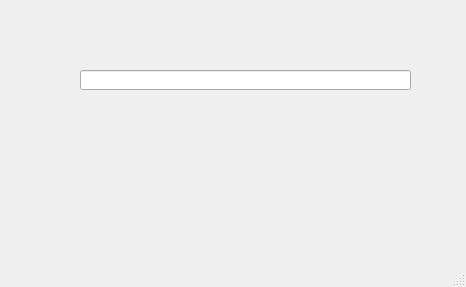
<?xml version="1.0" encoding="UTF-8"?>
<ui version="4.0">
 <class>MainWindow</class>
 <widget class="QMainWindow" name="MainWindow">
  <property name="geometry">
   <rect>
    <x>0</x>
    <y>0</y>
    <width>466</width>
    <height>287</height>
   </rect>
  </property>
  <property name="windowTitle">
   <string>MainWindow</string>
  </property>
  <widget class="QWidget" name="centralwidget">
   <widget class="QLineEdit" name="lineEdit">
    <property name="geometry">
     <rect>
      <x>80</x>
      <y>70</y>
      <width>331</width>
      <height>20</height>
     </rect>
    </property>
   </widget>
   <widget class="QLabel" name="label">
    <property name="geometry">
     <rect>
      <x>20</x>
      <y>70</y>
      <width>37</width>
      <height>12</height>
     </rect>
    </property>
    <property name="text">
     <string/>
    </property>
   </widget>
  </widget>
  <widget class="QMenuBar" name="menubar">
   <property name="geometry">
    <rect>
     <x>0</x>
     <y>0</y>
     <width>466</width>
     <height>17</height>
    </rect>
   </property>
  </widget>
  <widget class="QStatusBar" name="statusbar"/>
 </widget>
 <resources/>
 <connections/>
</ui>
